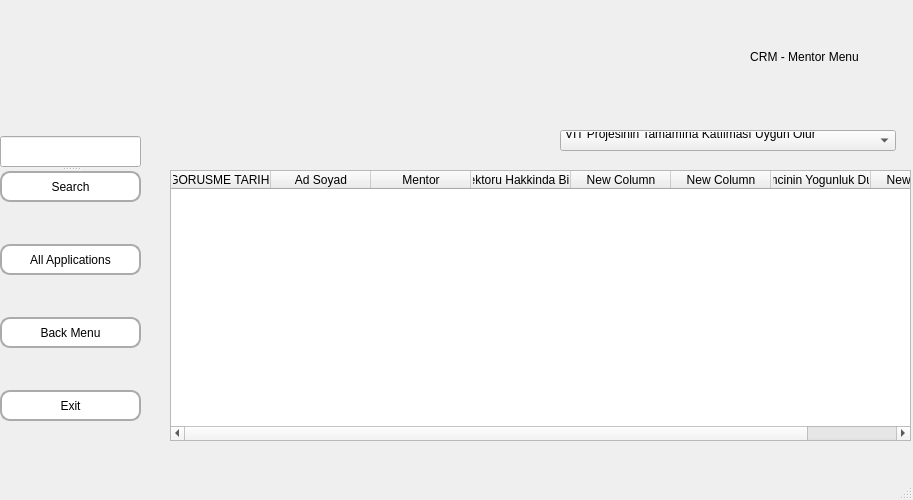
<?xml version="1.0" encoding="UTF-8"?>
<ui version="4.0">
 <class>MainWindow</class>
 <widget class="QMainWindow" name="MainWindow">
  <property name="geometry">
   <rect>
    <x>0</x>
    <y>0</y>
    <width>913</width>
    <height>500</height>
   </rect>
  </property>
  <property name="windowTitle">
   <string>MainWindow</string>
  </property>
  <widget class="QWidget" name="centralwidget">
   <widget class="QWidget" name="layoutWidget">
    <property name="geometry">
     <rect>
      <x>0</x>
      <y>100</y>
      <width>143</width>
      <height>361</height>
     </rect>
    </property>
    <layout class="QVBoxLayout" name="verticalLayout">
     <item>
      <widget class="QSplitter" name="splitter_2">
       <property name="orientation">
        <enum>Qt::Orientation::Vertical</enum>
       </property>
       <widget class="QLineEdit" name="lineEdit">
        <property name="minimumSize">
         <size>
          <width>141</width>
          <height>31</height>
         </size>
        </property>
        <property name="maximumSize">
         <size>
          <width>141</width>
          <height>31</height>
         </size>
        </property>
       </widget>
       <widget class="QPushButton" name="pushButton_7">
        <property name="minimumSize">
         <size>
          <width>141</width>
          <height>31</height>
         </size>
        </property>
        <property name="maximumSize">
         <size>
          <width>141</width>
          <height>31</height>
         </size>
        </property>
        <property name="styleSheet">
         <string notr="true">
QPushButton{
color:rgb(0, 0, 0);
background-color: rgb(255, 255, 255);
border-radius: 10px;
border: 2px solid rgb(171, 171, 171);
}
QPushButton:hover {
    background-color:rgb(255, 226, 229);
}
QPushButton:pressed {
    background-color: rgb(218, 30, 60);
	color: rgb(255, 255, 255)
}</string>
        </property>
        <property name="text">
         <string>Search</string>
        </property>
       </widget>
      </widget>
     </item>
     <item>
      <widget class="QPushButton" name="pushButton_10">
       <property name="minimumSize">
        <size>
         <width>141</width>
         <height>31</height>
        </size>
       </property>
       <property name="maximumSize">
        <size>
         <width>141</width>
         <height>31</height>
        </size>
       </property>
       <property name="styleSheet">
        <string notr="true">
QPushButton{
color:rgb(0, 0, 0);
background-color: rgb(255, 255, 255);
border-radius: 10px;
border: 2px solid rgb(171, 171, 171);
}
QPushButton:hover {
    background-color:rgb(255, 226, 229);
}
QPushButton:pressed {
    background-color: rgb(218, 30, 60);
	color: rgb(255, 255, 255)
}</string>
       </property>
       <property name="text">
        <string>All Applications</string>
       </property>
      </widget>
     </item>
     <item>
      <widget class="QPushButton" name="pushButton_5">
       <property name="minimumSize">
        <size>
         <width>141</width>
         <height>31</height>
        </size>
       </property>
       <property name="maximumSize">
        <size>
         <width>141</width>
         <height>31</height>
        </size>
       </property>
       <property name="styleSheet">
        <string notr="true">
QPushButton{
color:rgb(0, 0, 0);
background-color: rgb(255, 255, 255);
border-radius: 10px;
border: 2px solid rgb(171, 171, 171);
}
QPushButton:hover {
    background-color:rgb(255, 226, 229);
}
QPushButton:pressed {
    background-color: rgb(218, 30, 60);
	color: rgb(255, 255, 255)
}</string>
       </property>
       <property name="text">
        <string>Back Menu</string>
       </property>
      </widget>
     </item>
     <item>
      <widget class="QPushButton" name="pushButton_6">
       <property name="minimumSize">
        <size>
         <width>141</width>
         <height>31</height>
        </size>
       </property>
       <property name="maximumSize">
        <size>
         <width>141</width>
         <height>31</height>
        </size>
       </property>
       <property name="styleSheet">
        <string notr="true">
QPushButton{
color:rgb(0, 0, 0);
background-color: rgb(255, 255, 255);
border-radius: 10px;
border: 2px solid rgb(171, 171, 171);
}
QPushButton:hover {
    background-color:rgb(255, 226, 229);
}
QPushButton:pressed {
    background-color: rgb(218, 30, 60);
	color: rgb(255, 255, 255)
}</string>
       </property>
       <property name="text">
        <string>Exit</string>
       </property>
      </widget>
     </item>
    </layout>
   </widget>
   <widget class="QTableWidget" name="tableWidget">
    <property name="geometry">
     <rect>
      <x>170</x>
      <y>170</y>
      <width>741</width>
      <height>271</height>
     </rect>
    </property>
    <property name="autoFillBackground">
     <bool>false</bool>
    </property>
    <property name="editTriggers">
     <set>QAbstractItemView::EditTrigger::NoEditTriggers</set>
    </property>
    <property name="alternatingRowColors">
     <bool>true</bool>
    </property>
    <property name="selectionBehavior">
     <enum>QAbstractItemView::SelectionBehavior::SelectRows</enum>
    </property>
    <property name="wordWrap">
     <bool>false</bool>
    </property>
    <attribute name="horizontalHeaderVisible">
     <bool>true</bool>
    </attribute>
    <attribute name="horizontalHeaderCascadingSectionResizes">
     <bool>false</bool>
    </attribute>
    <attribute name="horizontalHeaderDefaultSectionSize">
     <number>100</number>
    </attribute>
    <attribute name="horizontalHeaderShowSortIndicator" stdset="0">
     <bool>false</bool>
    </attribute>
    <attribute name="horizontalHeaderStretchLastSection">
     <bool>true</bool>
    </attribute>
    <column>
     <property name="text">
      <string>GORUSME TARIHI</string>
     </property>
    </column>
    <column>
     <property name="text">
      <string>Ad Soyad</string>
     </property>
    </column>
    <column>
     <property name="text">
      <string>Mentor</string>
     </property>
    </column>
    <column>
     <property name="text">
      <string>Sektoru Hakkinda Bilgi</string>
     </property>
    </column>
    <column>
     <property name="text">
      <string>New Column</string>
     </property>
    </column>
    <column>
     <property name="text">
      <string>New Column</string>
     </property>
    </column>
    <column>
     <property name="text">
      <string>Katilimcinin Yogunluk Durumu</string>
     </property>
    </column>
    <column>
     <property name="text">
      <string>New Column</string>
     </property>
    </column>
   </widget>
   <widget class="QComboBox" name="comboBox">
    <property name="geometry">
     <rect>
      <x>560</x>
      <y>130</y>
      <width>336</width>
      <height>21</height>
     </rect>
    </property>
    <property name="insertPolicy">
     <enum>QComboBox::InsertPolicy::NoInsert</enum>
    </property>
    <property name="sizeAdjustPolicy">
     <enum>QComboBox::SizeAdjustPolicy::AdjustToContentsOnFirstShow</enum>
    </property>
    <item>
     <property name="text">
      <string>VIT Projesinin Tamamına Katılması Uygun Olur
</string>
     </property>
    </item>
    <item>
     <property name="text">
      <string>VIT Projesi ilk IT Eğitimi Al...a Yönlendirilmesi Uygun Olur
</string>
     </property>
    </item>
    <item>
     <property name="text">
      <string>VIT Projesi İngilizce Eğitim...a Yönlendirilmesi Uygun Olur
</string>
     </property>
    </item>
    <item>
     <property name="text">
      <string>VIT Projesi Kapsamında Dir...önlendirilmesi Uygun Olur
</string>
     </property>
    </item>
    <item>
     <property name="text">
      <string>Direkt Bireysel Koçluk ile İşe Yönlendirilmesi Uygun Olur
</string>
     </property>
    </item>
    <item>
     <property name="text">
      <string>Bir Sonraki VIT Projesine Katılması Daha Uygun Olur
</string>
     </property>
    </item>
    <item>
     <property name="text">
      <string>Başka Bir Sektöre Yönlendirilmelidir
</string>
     </property>
    </item>
    <item>
     <property name="text">
      <string>Diğer</string>
     </property>
    </item>
   </widget>
   <widget class="QWidget" name="">
    <property name="geometry">
     <rect>
      <x>80</x>
      <y>0</y>
      <width>779</width>
      <height>113</height>
     </rect>
    </property>
    <layout class="QHBoxLayout" name="horizontalLayout">
     <item>
      <widget class="QLabel" name="label">
       <property name="maximumSize">
        <size>
         <width>431</width>
         <height>111</height>
        </size>
       </property>
       <property name="text">
        <string/>
       </property>
       <property name="pixmap">
        <pixmap>../logo_720.png</pixmap>
       </property>
       <property name="scaledContents">
        <bool>true</bool>
       </property>
      </widget>
     </item>
     <item>
      <spacer name="horizontalSpacer">
       <property name="orientation">
        <enum>Qt::Orientation::Horizontal</enum>
       </property>
       <property name="sizeHint" stdset="0">
        <size>
         <width>40</width>
         <height>20</height>
        </size>
       </property>
      </spacer>
     </item>
     <item>
      <widget class="QLabel" name="label_2">
       <property name="styleSheet">
        <string notr="true">font: 700 24pt &quot;Times New Roman&quot;;
</string>
       </property>
       <property name="text">
        <string>CRM - Mentor Menu</string>
       </property>
       <property name="alignment">
        <set>Qt::AlignmentFlag::AlignCenter</set>
       </property>
      </widget>
     </item>
    </layout>
   </widget>
  </widget>
  <widget class="QMenuBar" name="menubar">
   <property name="geometry">
    <rect>
     <x>0</x>
     <y>0</y>
     <width>913</width>
     <height>33</height>
    </rect>
   </property>
  </widget>
  <widget class="QStatusBar" name="statusbar"/>
 </widget>
 <resources/>
 <connections/>
</ui>
